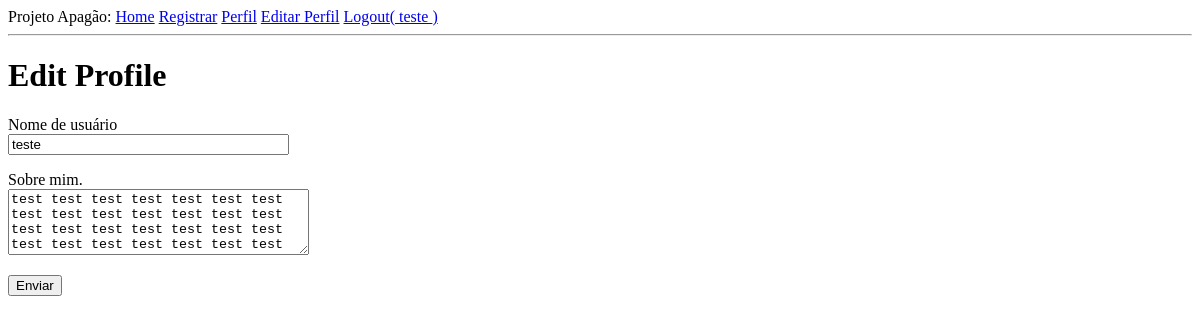
The page /edit_profile (signed in) on the database as committed earlier.
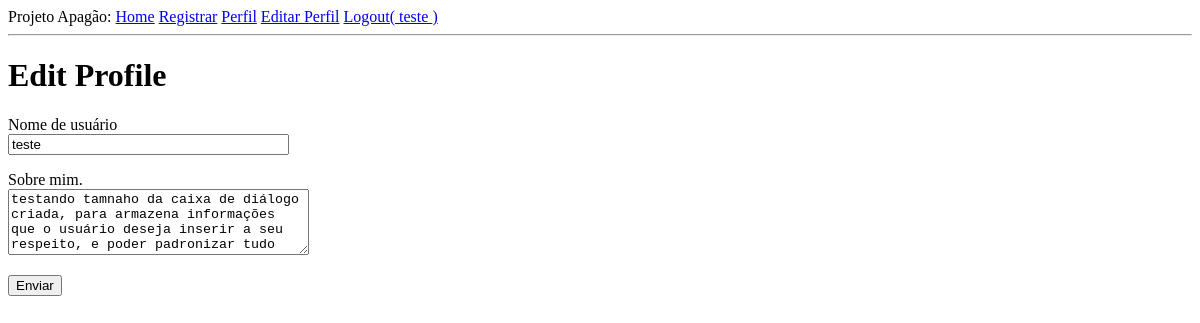
The same page on the database as committed later.
### app/models.py (models this page shows, shortened)
class User(UserMixin, db.Model):
    id = db.Column(db.Integer, primary_key=True)
    username = db.Column(db.String(64), index=True, unique=True)
    email = db.Column(db.String(120), index=True, unique=True)
    password_hash = db.Column(db.String(128))
    tackles = db.relationship('Tackle', backref='author', lazy='dynamic')
    about_me = db.Column(db.String(140))
    last_seen = db.Column(db.DateTime, default=datetime.utcnow)

### app/routes.py (the view)
@app.route('/edit_profile', methods=['GET', 'POST'])
@login_required
def edit_profile():
    form = EditProfileForm()
    if form.validate_on_submit():
        current_user.username = form.username.data
        current_user.about_me = form.about_me.data
        db.session.commit()
        flash('Suas modificações foram salvas com sucesso!')
        return redirect(url_for('edit_profile'))
    elif request.method == 'GET':
        form.username.data = current_user.username
        form.about_me.data = current_user.about_me
    return render_template('edit_profile.html', title='Edit Profile',
                           form=form)

### app/forms.py
class EditProfileForm(FlaskForm):
    username = StringField('Nome de usuário', validators=[DataRequired()])
    about_me = TextAreaField('Sobre mim.', validators=[Length(min=0, max=140)])
    submit = SubmitField('Enviar')

### app/models.py (called while the page is built)
@login.user_loader
def load_user(id):
    return User.query.get(int(id))

### app/routes.py (called while the page is built)
@app.before_request
def before_request():
    if current_user.is_authenticated:
        current_user.last_seen = datetime.utcnow()
        db.session.commit()

### app/templates/edit_profile.html (shortened to what this page needs)
{% extends "base.html" %}
{% block content %}
    <h1>Edit Profile</h1>
    <form action="" method="post">
        <p>
            {{ form.username.label }}<br>
            {{ form.username(size=32) }}<br>
        </p>
        <p>
            {{ form.about_me.label }}<br>
            {{ form.about_me(cols=35, rows=4) }}<br>
        </p>
        <p>{{ form.submit() }}</p>
    </form>
{% endblock %}

### app/templates/base.html (shortened to what this page needs)
<!DOCTYPE html>
<html>
    <head>
    </head>
    <body>
        <div>
          Projeto Apagão:
          <a href="{{ url_for('index')}}">Home</a>
          {% if current_user.is_anonymous %}
          <a href="{{ url_for('login') }}">Login</a>
          {% else %}
          <a href="{{ url_for('tackle') }}">Registrar</a>
          <a href="{{ url_for('user', username=current_user.username) }}"> Perfil</a>
          <a href="{{ url_for('edit_profile') }}"> Editar Perfil</a>
          <a href="{{ url_for('logout') }}"> Logout( {{current_user.username}} )</a>
          {% endif %}
        </div>
        <hr>
        {% block content %}{% endblock %}
    </body>
</html>

Rows that differ between the two databases and show on the page:
changed User "teste": about_me "test test test test test test test test test test test test test test test test test test test test test test test test test test test test" → "testando tamnaho da caixa de diálogo criada, para armazena informações que o usuário deseja inserir a seu respeito, e poder padronizar tudo"
